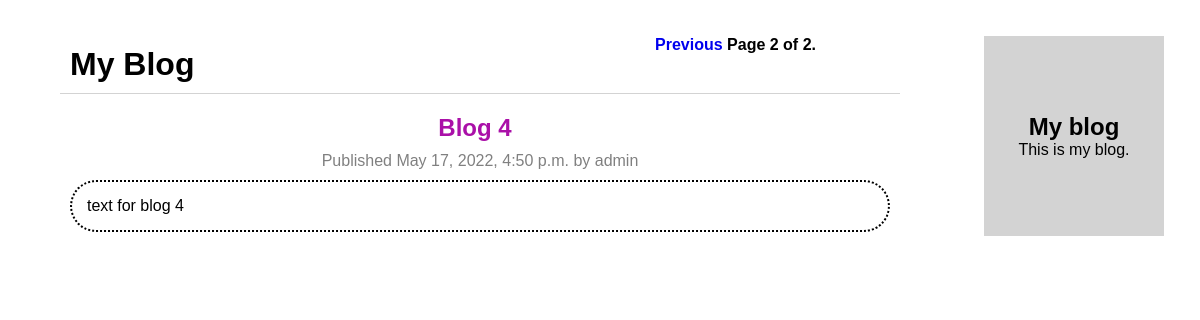
The app's page /blog/?page=2, older data.
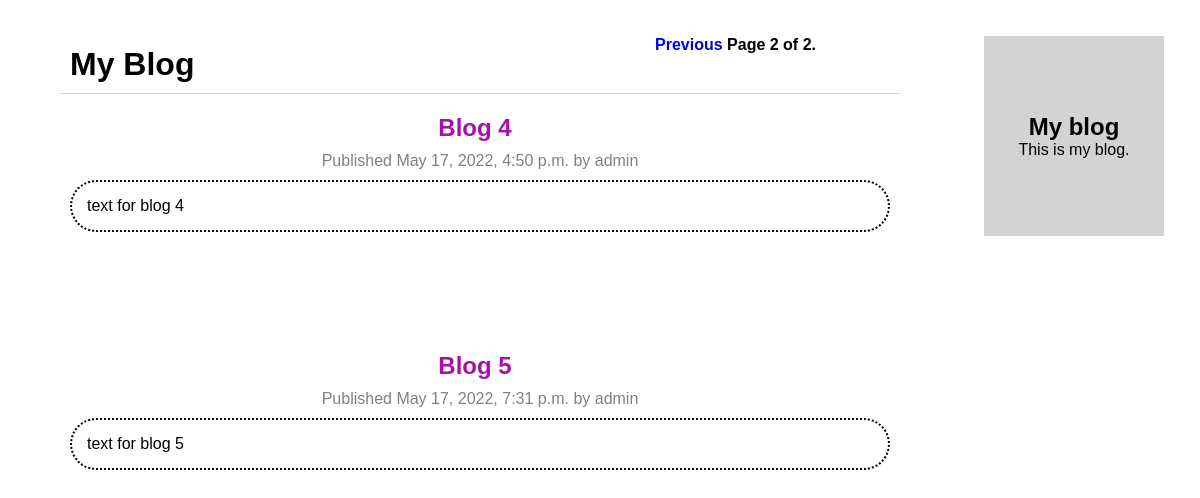
The same page, newer data.
### blog/models.py (models this page shows)
class Post(models.Model):
    STATUS_CHOICES = (
        ('draft', 'Draft'),
        ('published', 'Published'),
    )
    title = models.CharField(max_length=250)
    slug = models.SlugField(max_length=250, unique_for_date='publish')
    author = models.ForeignKey(User, related_name='blog_posts')
    body = models.TextField()
    publish = models.DateTimeField(default=timezone.now)
    created = models.DateTimeField(auto_now_add=True)
    updated = models.DateTimeField(auto_now=True)
    status = models.CharField(max_length=10, choices=STATUS_CHOICES, default='draft')
    def get_absolute_url(self):
        return reverse('blog:post_detail',
                       args=[self.publish.year,
                             self.publish.strftime('%m'),
                             self.publish.strftime('%d'),
                             self.slug])

### blog/views.py (the view)
class PostListView(ListView):
    queryset = Post.objects.get_queryset().filter(status='published')
    context_object_name = 'posts'
    paginate_by = 3
    template_name = 'blog/post/list.html'

### blog/templates/blog/post/list.html (shortened to what this page needs)
{% extends "blog/base.html" %}
{% block content %}
    <h1>My Blog</h1>
    {% for post in posts %}
        <div class="blog_info">
            <h2 class="blog_title">
                <a href="{{ post.get_absolute_url }}">{{ post.title }}</a>
            </h2>
            <p class="date">
                Published {{ post.publish }} by {{ post.author }}
            </p>
        </div>
        {{post.body|truncatewords:30|linebreaks}}
    {% endfor %}
    {% include "pagination.html" with page=page_obj %}
{% endblock %}

### blog/templates/blog/base.html (shortened to what this page needs)
{% load staticfiles %}
<!DOCTYPE html>
<html>
    <head>
        <link href="{% static "css/blog.css" %}" rel="stylesheet">
    </head>
    <body>
        <div id="content">
            {% block content %}
            {% endblock %}
        </div>
        <div id="sidebar">
            <h2>My blog</h2>
            <p>This is my blog.</p>
        </div>
    </body>
</html>

### blog/templates/pagination.html (shortened to what this page needs)
<div class="pagination">
    <span class="step-links">
        {% if page.has_previous %}
            <a href="?page={{ page.previous_page_number }}">Previous</a>
        {% endif %}
        <span class="current">
            Page {{ page.number }} of {{ page.paginator.num_pages }}.
        </span>
    </span>
</div>

### blog/static/css/blog.css (style rules this page uses)
* { font-family: 'Museo Sans Cyrl', sans-serif; box-sizing:border-box; margin: 0; padding: 0; }
html { height: 100vh; }
a { text-decoration: none; }
body { position: relative; }
h1 { border-bottom: 1px solid lightgrey; padding: 10px; }
.date, .info { color: grey; }
#sidebar { position: fixed; display: flex; flex-direction: column; justify-content: center; align-items: center; top: 0; right: 0; width: 15%; height: 25%; padding: 20px; margin: 3%; background-color: lightgrey; }
#content { position: relative; width: 70%; margin-left: 5%; margin-top: 3%; }
#content .blog_info { text-align: center; }
#content .blog_title { margin: 20px 10px 10px 0; }
#content .blog_title a, #content .blog_title a:visited { padding-bottom: 5px; color: rgb(170, 16, 168); transition: all .6s; }
#content .date { margin: 0; padding: 0; border: none; }
#content p { margin: 10px 10px 120px 10px; padding: 15px; border: 2px dotted black; border-radius: 30px; }
#content .date { margin: 10px 0 10px 0; border: none; }
.pagination { position: absolute; top: 0; right: 10%; }
.pagination span { font-weight: bold; }

Row changes from the older to the newer data that the page shows:
added Post: title "Blog 5", publish "May 17, 2022, 7:31 p.m.", author "admin", body "text for blog 5"
